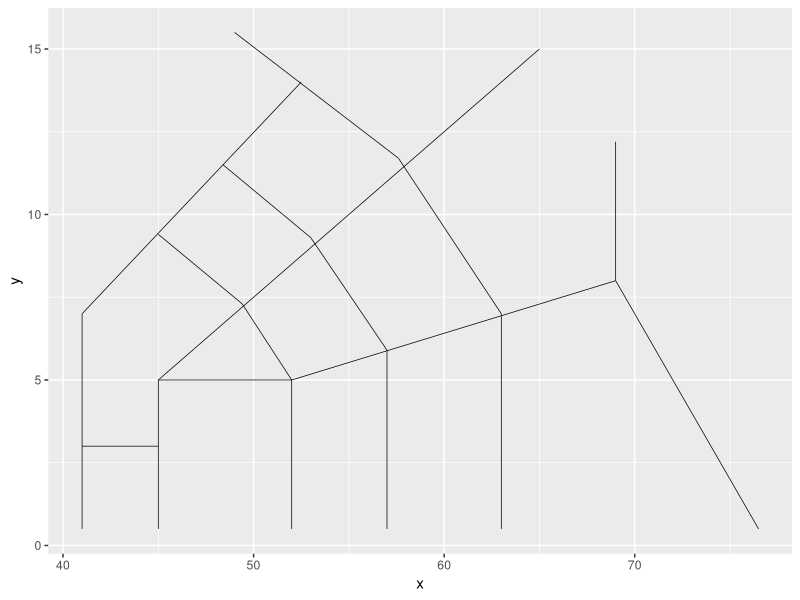
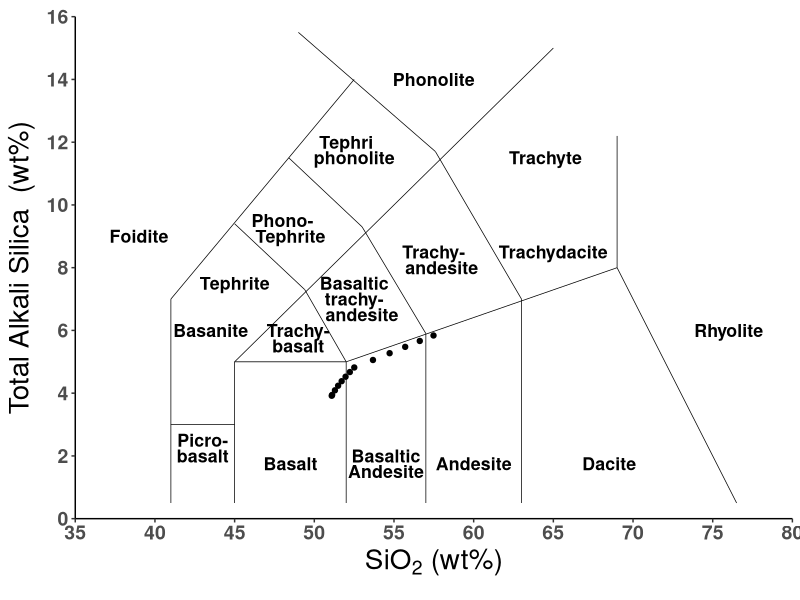

Source code (R) for these figures, in order:
## ---- chunk 1
#this code chunk only pertains to the function of the Markdown document and is not necessary for running the code itself in an R script

knitr::opts_chunk$set(echo = TRUE)
## ---- chunk 2
library(tidyverse)
## ---- chunk 3
diagram <- ggplot() + 
  geom_segment(aes(x = 41, y = 0.5, 
                   xend = 41, yend = 7), 
               size=0.25) +
  geom_segment(aes(x = 41, y = 3,
                   xend = 45, yend = 3),
               size = 0.25) +
  geom_segment(aes(x = 45, y = 0.5, 
                   xend = 45, yend = 5), 
               size=0.25) +
  geom_segment(aes(x = 45, y = 5, 
                   xend = 52, yend = 5), 
               size=0.25) +
  geom_segment(aes(x = 52, y = 0.5, 
                   xend = 52, yend = 5), 
               size=0.25) + 
  geom_segment(aes(x = 52, y = 5, 
                   xend = 69, yend = 8), 
               size=0.25) + 
  geom_segment(aes(x = 69, y = 8, 
                   xend = 76.5, yend = 0.5), 
               size=0.25) + 
  geom_segment(aes(x = 63, y = 0.5, 
                   xend = 63, yend = 7), 
               size=0.25) + 
  geom_segment(aes(x = 45, y = 5, 
                   xend = 65, yend = 15), 
               size=0.25) + 
  geom_segment(aes(x = 41, y = 7, 
                   xend = 52.5, yend = 14), 
               size=0.25) + 
  geom_segment(aes(x = 52, y = 5, 
                   xend = 49.4, yend = 7.3), 
               size=0.25) +
  geom_segment(aes(x = 57, y = 5.9, 
                   xend = 53, yend = 9.3), 
               size=0.25) +
  geom_segment(aes(x = 57.6, y = 11.7, 
                   xend = 63, yend = 7), 
               size=0.25) +
  geom_segment(aes(x = 69, y = 8, 
                   xend = 69, yend = 12.2), 
               size=0.25) +
  geom_segment(aes(x = 45, y = 9.4, 
                   xend = 49.4, yend = 7.3), 
               size=0.25) +
  geom_segment(aes(x = 53, y = 9.3, 
                   xend = 48.4, yend = 11.5), 
               size=0.25) +
  geom_segment(aes(x = 57.6, y = 11.7, 
                   xend = 49, yend = 15.5), 
               size=0.25) +
  geom_segment(aes(x = 57, y = 0.5, 
                   xend = 57, yend = 5.9), 
               size=0.25) 
print(diagram)
## ---- chunk 4
compositions <-  annotate("text", 
                    x = c(48.5, 
                          54.5, 
                          54.5, 
                          60, 
                          68.5, 
                          76, 
                          49, 
                          49, 
                          43, 
                          43,
                          45,
                          43.5,
                          39,
                          48,
                          48.5,
                          52,
                          52.5,
                          57.5,
                          64.5,
                          65,
                          57.5,
                          58,
                          52.5,
                          52.5,
                          53), 
                    y = c(1.75, 
                          2, 
                          1.5, 
                          1.75, 
                          1.75, 
                          6, 
                          6, 
                          5.5, 
                          2.5, 
                          2,
                          7.5,
                          6,
                          9,
                          9.5,
                          9,
                          12,
                          11.5,
                          14,
                          11.5,
                          8.5,
                          8.5,
                          8,
                          7.5,
                          7,
                          6.5), 
                    label = c("Basalt", 
                              "Basaltic", 
                              "Andesite", 
                              "Andesite", 
                              "Dacite", 
                              "Rhyolite", 
                              "Trachy-", 
                              "basalt", 
                              "Picro-", 
                              "basalt",
                              "Tephrite",
                              "Basanite",
                              "Foidite",
                              "Phono-",
                              "Tephrite",
                              "Tephri",
                              "phonolite",
                              "Phonolite",
                              "Trachyte",
                              "Trachydacite",
                              "Trachy-",
                              "andesite",
                              "Basaltic",
                              "trachy-",
                              "andesite"), 
                    hjust = .5, fontface = 2, size = 4.5)
## ---- chunk 5
example_data <- read_csv("../data/tas_example_data.csv")

## ---- chunk 6
diagram + 
  compositions +
  geom_point(data = example_data) + 
  aes(x = sio2, y = tas) + 
  theme_classic() +
  theme(axis.line = element_line(colour = "black"),
        axis.title = element_text(face = "bold", size = 20),
        axis.text.x = element_text(face = "bold", size = 14),
        axis.text.y = element_text(face = "bold", size = 14),
        legend.background = element_rect(fill = "grey95", size = 0.7, linetype = "solid", colour = "black"), 
        legend.text = element_text(size = 11), legend.justification = c(0,0), legend.position = c(0.05,0.03), aspect.ratio = .7) +
  scale_x_continuous(breaks= seq(35,80,by=5), limits = c(35,80), expand = c(0,0)) + 
  scale_y_continuous(breaks= seq(0,16,by=2), limits = c(0,16), expand = c(0,0)) +
  labs(x=expression(SiO[2]* " (wt%)"), y=expression("Total Alkali Silica"*"  (wt%)"))
